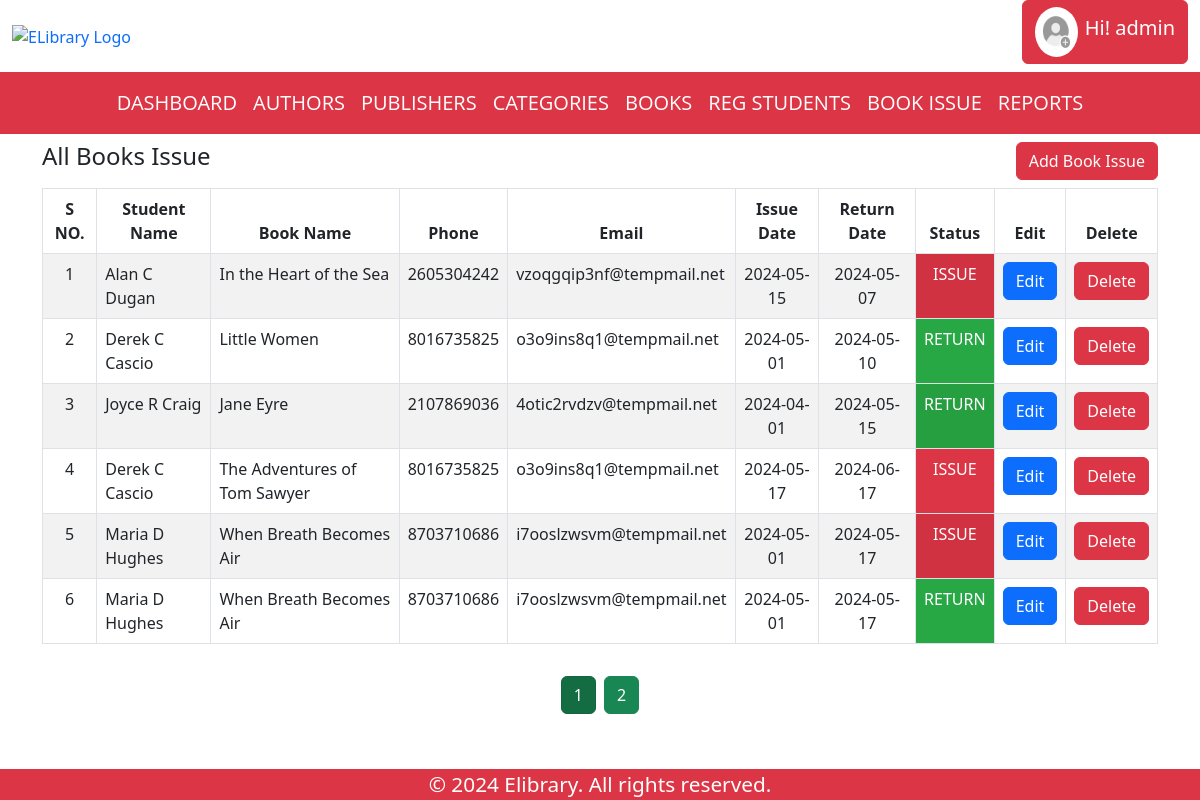
/bookissue.php (signed in), run on the app's committed database.
### tables this page shows
CREATE TABLE `bookissue2` (
  `id` int(25) NOT NULL,
  `Student_Name` varchar(50) NOT NULL,
  `Book_Name` varchar(50) NOT NULL,
  `Phone` bigint(25) NOT NULL,
  `Email` varchar(25) NOT NULL,
  `Issue_Date` date NOT NULL,
  `Return_Date` date NOT NULL,
  `Status` varchar(50) NOT NULL,
  `condition2` text NOT NULL
);

CREATE TABLE `regstudent2` (
  `id` int(25) NOT NULL,
  `StudentName` varchar(50) NOT NULL,
  `Gender` varchar(25) NOT NULL,
  `Phone` bigint(25) NOT NULL,
  `Email` varchar(50) NOT NULL
);

CREATE TABLE `book2` (
  `id` int(25) NOT NULL,
  `Book_Name` varchar(255) NOT NULL,
  `Category` varchar(255) NOT NULL,
  `Author` varchar(255) NOT NULL,
  `Publisher` varchar(255) NOT NULL
);

### bookissue.php (the view, shortened to what this page needs)
<?php
include "header.php";
$records_per_page = 6;
$page_number = isset($_GET['page']) && is_numeric($_GET['page']) ? $_GET['page'] : 1;
$offset = ($page_number - 1) * $records_per_page;
$start_sno = ($page_number - 1) * $records_per_page + 1;
$total_rows = mysqli_num_rows(mysqli_query($conn, "SELECT * FROM bookissue2"));
$total_pages = ceil($total_rows / $records_per_page);
$sql = "SELECT
            bookissue2.id AS issue_id,
            regstudent2.StudentName AS Student_Name,
            book2.Book_Name,
            bookissue2.Issue_Date,
            bookissue2.Return_Date,
            bookissue2.Status,
            regstudent2.Phone,
            regstudent2.Email
        FROM
            bookissue2
        INNER JOIN
            regstudent2 ON bookissue2.Student_Name = regstudent2.id
        INNER JOIN
            book2 ON bookissue2.Book_Name = book2.id
        LIMIT $offset, $records_per_page";
$result = $conn->query($sql);
?>
<link rel="stylesheet" href="style.css">
<div id="content" style="display: none;">
<div class="container mt-2">
    <div class="row">
        <div class="col">
            <h4>All Books Issue</h4>
        </div>
        <div class="col text-end">
            <button type="button" class="btn btn-danger" id="addcategoryBtn" data-bs-toggle="modal" data-bs-target="#addBookModal">Add Book Issue</button>
        </div>
    </div>
</div>
<div class="container mt-2">
    <div class="row justify-content-center">
        <div class ="container-fluid table-responsive">
        <table class="table table-striped table-hover table-bordered">
            <thead>
            <tr class="bg-dark text-white">
                    <th class="text-center">S NO.</th>
                    <th class="text-center">Student Name</th>
                    <th class="text-center">Book Name</th>
                    <th class="text-center">Phone</th>
                    <th class="text-center">Email</th>
                    <th class="text-center">Issue Date</th>
                    <th class="text-center">Return Date</th>
                    <th class="text-center">Status</th>
                    <th class="text-center">Edit</th>
                    <th class="text-center">Delete</th>
                </tr>
            </thead>
            <tbody>
            <?php
            if ($result->num_rows > 0) {
            $counter = $start_sno;
            while($row = $result->fetch_assoc()) {
            $status = $row["Status"];
            ?>
                <tr>
                    <td class='text-center'><?php echo $counter; ?></td>
                    <td><?php echo $row["Student_Name"]; ?></td>
                    <td><?php echo $row["Book_Name"]; ?></td>
                    <td><?php echo $row["Phone"]; ?></td>
                    <td><?php echo $row["Email"]; ?></td>
                    <td class='text-center'><?php echo $row["Issue_Date"]; ?></td>
                    <td class='text-center'><?php echo $row["Return_Date"]; ?></td>
                    <td class="text-center" style="background-color: <?php echo $status == 'Y' ? '#dc3545' : '#28a745'; ?>; color: white;">
                    <?php echo $status == 'Y' ? 'ISSUE' : 'RETURN'; ?>
                    </td>
                    <td class="text-center">
                    <button type="button" class="btn btn-primary editBtn" data-id="<?php echo $row['issue_id']; ?>" data-student-name="<?php echo $row['Student_Name']; ?>" data-book-name="<?php echo $row['Book_Name']; ?>" data-phone="<?php echo $row['Phone']; ?>" data-email="<?php echo $row['Email']; ?>" data-issue-date="<?php echo $row['Issue_Date']; ?>" data-return-date="<?php echo $row['Return_Date']; ?>" data-bs-toggle="modal" data-bs-target="#editBookModal">Edit</button>
                    </td>
                    <td class="text-center">
                    <form method="post" onsubmit="return confirmDelete();">
                    <button type="submit" class="btn btn-danger" name="deleteBtn">Delete</button>
                    </form>
                    </td>
                </tr>
                <?php
                    $counter++;
                    }
                } else {
                ?>
                <tr>
                    <td colspan='10' class='text-center'>No data available</td>
                </tr>
                <?php
                }
                ?>
            </tbody>
        </table></div>
        <div class="text-center mb-5 mt-3">
            <?php
            for ($i = 1; $i <= $total_pages; $i++) {
                $margin_class = $i > 1 ? 'ms-2' : '';
                $active_class = $i == $page_number ? 'active' : '';
                echo '<a href="bookissue.php?page=' . $i . '" class="btn btn-success ' . $margin_class . ' ' . $active_class . '">' . $i . '</a>';
            }
            ?>
        </div>
    </div>
</div>
</div>
<?php include "footer.php"; ?>

### header.php (shortened to what this page needs)
<!DOCTYPE html>
<html lang="en">
<head>
    <link href="https://cdn.jsdelivr.net/npm/bootstrap@5.3.0-alpha1/dist/css/bootstrap.min.css" rel="stylesheet">
    <link rel="stylesheet" href="style.css">
</head>
<body>
<div class="container-fluid">
  <div class="row align-items-center">
    <div class="col">
      <a href="main.php"><img src="./images/ELibrary.png" alt="ELibrary Logo" class="img-fluid" style="width:200px; height:100px; overflow:hidden;"></a>
    </div>
    <div class="col text-end">
      <div class="dropdown mb-2">
        <button class="btn btn-danger dropdown-toggle" type="button" id="dropdownMenuButton" data-bs-toggle="dropdown" aria-expanded="false">
          <div class="d-flex align-items-center">
          <img src="<?php echo isset($_SESSION['profile_picture']) ? $_SESSION['profile_picture'] : './images/default-profile.jpg'; ?>"
          alt="Profile Picture"
          style="width:50px; height:50px; overflow:hidden; border-radius:50%; margin-right:5%;">
            <h5> Hi!
            <?php
                if(isset($_SESSION['username'])) {
                    echo $_SESSION['username'];
                } else {
                    echo "Username not set";
                }
            ?>
            </h5>
          </div>
        </button>
      </div>
    </div>
  </div>
</div>
<nav class="navbar navbar-expand-lg bg-danger">
  <div class="container-fluid">
      <div class="collapse navbar-collapse" id="navbarSupportedContent"  style="justify-content: space-around;">
          <ul class="navbar-nav">
              <li class="nav-item"><a href="main.php" class="nav-link text-white">DASHBOARD</a></li>
              <li class="nav-item"><a href="authors.php" class="nav-link text-white">AUTHORS</a></li>
              <li class="nav-item"><a href="publisher.php" class="nav-link text-white">PUBLISHERS</a></li>
              <li class="nav-item"><a href="categories.php" class="nav-link text-white">CATEGORIES</a></li>
              <li class="nav-item"><a href="books.php" class="nav-link text-white">BOOKS</a></li>
              <li class="nav-item"><a href="regstudent.php" class="nav-link text-white">REG STUDENTS</a></li>
              <li class="nav-item"><a href="bookissue.php" class="nav-link text-white">BOOK ISSUE</a></li>
              <li class="nav-item"><a href="reports.php" class="nav-link text-white">REPORTS</a></li>
            </ul>
      </div>
  </div>
</nav>
</body>
</html>

### footer.php (shortened to what this page needs)
<footer class="footer bg-danger">
    <div class="text-center">
        <p class="text-white">&copy; <span id="year"></span> Elibrary. All rights reserved.</p>
    </div>
</footer>

### style.css (style rules this page uses)
a { text-decoration: none; }
.dropdown-toggle::after { display: none; }
.nav-item .nav-link { font-size: 20px;font-family: 'Open Sans', sans-serif;color: #fff;position: relative;text-decoration: none;transition: color 0.3s ease; }
.nav-item .nav-link::after { content: '';position: absolute;width: 0;height: 2px;left: 0;bottom: 0;background-color: #fff;transition: width 0.3s ease; }

### footer.php (style rules this page uses)
.footer p { margin: 0; font-size: 1.3em; }
@media (min-width:1199px) { .footer { position: fixed;bottom:0;width: 100%; } }
@media (min-width:1199px) { body { height: 100vh; } }

### data on the page
bookissue2: regstudent2.StudentName "Alan C Dugan", book2.Book_Name "In the Heart of the Sea", regstudent2.Phone "2605304242", regstudent2.Email "vzoqgqip3nf@tempmail.net", Issue_Date "2024-05-15", Return_Date "2024-05-07", Status "ISSUE"
bookissue2: regstudent2.StudentName "Derek C Cascio", book2.Book_Name "Little Women", regstudent2.Phone "8016735825", regstudent2.Email "o3o9ins8q1@tempmail.net", Issue_Date "2024-05-01", Return_Date "2024-05-10", Status "RETURN"
bookissue2: regstudent2.StudentName "Joyce R Craig", book2.Book_Name "Jane Eyre", regstudent2.Phone "2107869036", regstudent2.Email "4otic2rvdzv@tempmail.net", Issue_Date "2024-04-01", Return_Date "2024-05-15", Status "RETURN"
bookissue2: regstudent2.StudentName "Derek C Cascio", book2.Book_Name "The Adventures of Tom Sawyer", regstudent2.Phone "8016735825", regstudent2.Email "o3o9ins8q1@tempmail.net", Issue_Date "2024-05-17", Return_Date "2024-06-17", Status "ISSUE"
bookissue2: regstudent2.StudentName "Maria D Hughes", book2.Book_Name "When Breath Becomes Air", regstudent2.Phone "8703710686", regstudent2.Email "i7ooslzwsvm@tempmail.net", Issue_Date "2024-05-01", Return_Date "2024-05-17", Status "ISSUE"
bookissue2: regstudent2.StudentName "Maria D Hughes", book2.Book_Name "When Breath Becomes Air", regstudent2.Phone "8703710686", regstudent2.Email "i7ooslzwsvm@tempmail.net", Issue_Date "2024-05-01", Return_Date "2024-05-17", Status "RETURN"

### other printed values
$_SESSION['username'] "admin"
